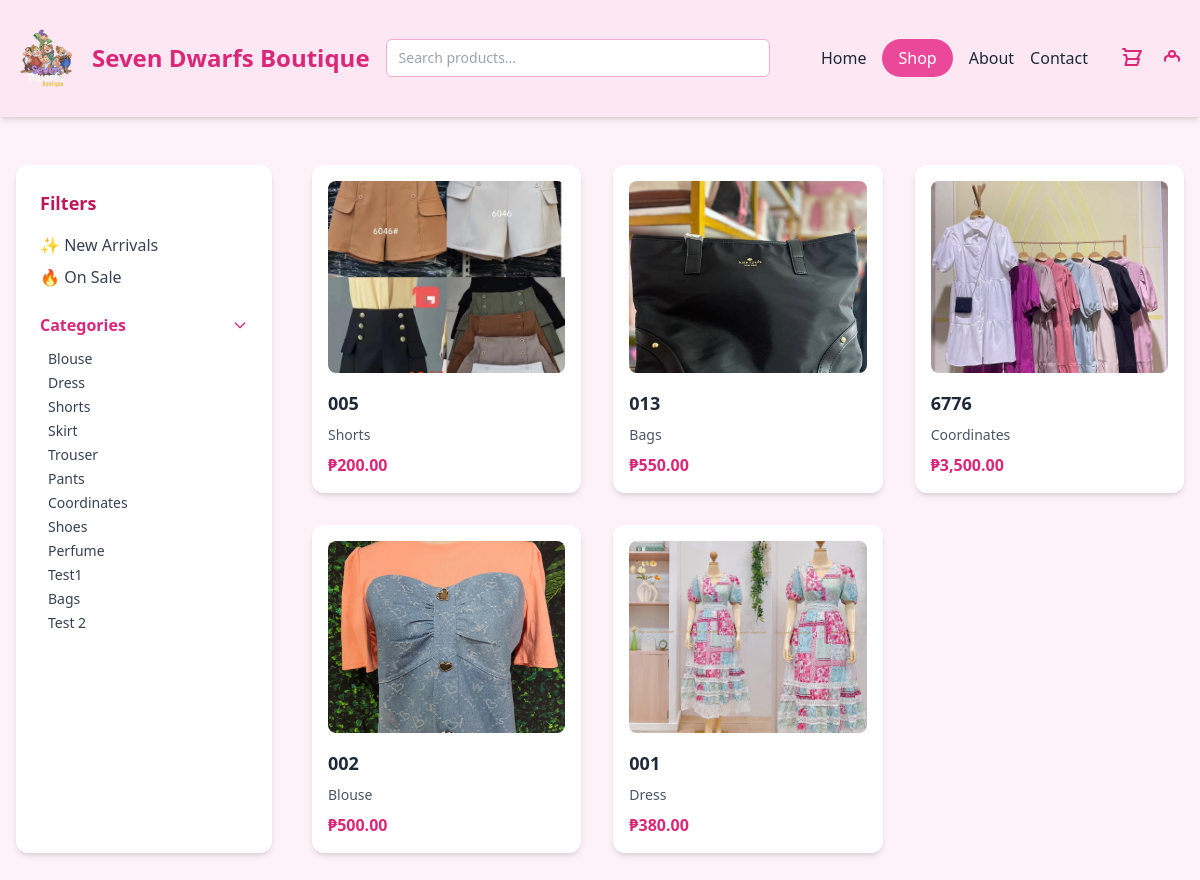
Before: /customerside/shop.php with the older database file.
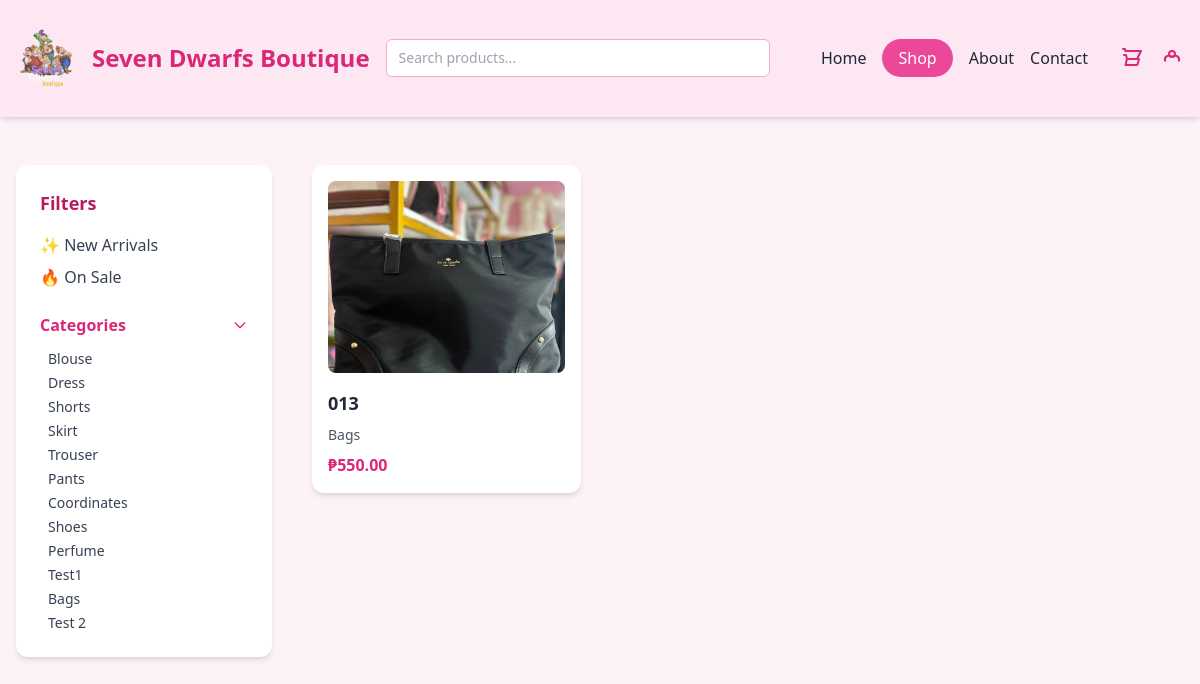
After: the same page with the newer database file.
### tables this page shows
CREATE TABLE `products` (
  `product_id` int(11) NOT NULL,
  `product_name` varchar(255) DEFAULT NULL,
  `description` text DEFAULT NULL,
  `price_id` int(11) DEFAULT NULL,
  `stocks` int(11) DEFAULT NULL,
  `category_id` int(11) DEFAULT NULL,
  `image_url` text DEFAULT NULL,
  `created_at` timestamp NOT NULL DEFAULT current_timestamp(),
  `supplier_id` int(11) DEFAULT NULL,
  `supplier_price` decimal(10,2) NOT NULL,
  `revenue` decimal(10,2) GENERATED ALWAYS AS (`price_id` - `supplier_price`) STORED,
  `sizes` varchar(255) DEFAULT NULL,
  `colors` varchar(255) DEFAULT NULL
);

CREATE TABLE `categories` (
  `category_id` int(11) NOT NULL,
  `category_code` varchar(10) DEFAULT NULL,
  `category_name` varchar(100) NOT NULL
);

### customerside/shop.php (the view, shortened to what the changed rows need)
<?php
$conn = new mysqli("localhost", "root", "", "dbms");
$categories = [];
$sql = "SELECT category_name FROM categories";
$result = mysqli_query($conn, $sql);
if ($result && mysqli_num_rows($result) > 0) {
    while ($row = mysqli_fetch_assoc($result)) {
        $categories[] = $row['category_name'];
    }
} else {
}
$selectedCategory = isset($_GET['category']) ? $_GET['category'] : null;
$sort = isset($_GET['sort']) ? $_GET['sort'] : 'latest';
$sql = "SELECT p.product_name, p.description, p.price_id AS price, p.image_url, c.category_name, p.product_id
FROM products p
JOIN categories c ON p.category_id = c.category_id
WHERE p.stocks > 0";
switch ($sort) {
default:
$sql .= " ORDER BY p.product_id DESC";
}
$stmt = $conn->prepare($sql);
$stmt->execute();
$result = $stmt->get_result();
?>
<!DOCTYPE html>
<html lang="en">
<head>
  <script src="https://cdn.tailwindcss.com"></script>
</head>
<body class="bg-pink-50 text-gray-800" x-data="{ showLogin: false, showSignup: false, cartCount: 0 }" @keydown.escape.window="showLogin = false; showSignup = false">
  <nav class="bg-pink-100 shadow-md">
    <div class="max-w-7xl mx-auto px-4 py-4 flex flex-wrap items-center justify-between gap-4">
      <div class="flex flex-1 items-center gap-4">
        <h1 class="text-2xl font-bold text-pink-600 whitespace-nowrap">Seven Dwarfs Boutique</h1>
      </div>
</nav>
<section class="max-w-7xl mx-auto px-4 py-12 flex gap-10">
  <aside class="w-64 bg-white rounded-xl shadow-md p-6">
    <div class="mt-6">
      <ul class="mt-3 pl-2 text-sm text-gray-700 space-y-1">
        <?php foreach ($categories as $cat): ?>
          <li>
            <a href="shop.php?category=<?= urlencode($cat) ?>"
              class="<?= $selectedCategory === $cat ? 'text-pink-600 font-semibold' : 'hover:text-pink-500' ?>">
              <?= $cat ?>
            </a>
          </li>
        <?php endforeach; ?>
      </ul>
    </div>
  </aside>
  <div class="flex-1">
    <div class="grid grid-cols-1 sm:grid-cols-2 md:grid-cols-3 gap-8">
      <?php if ($result && $result->num_rows > 0): ?>
        <?php while ($product = $result->fetch_assoc()): ?>
          <div class="bg-white rounded-xl shadow-md p-4 transform transition-transform duration-300 hover:scale-105 hover:-translate-y-2 hover:shadow-lg">
            <a href="product_detail.php?product_id=<?php echo $product['product_id']; ?>" class="block">
              <img src="<?php echo $product['image_url']; ?>" alt="<?php echo htmlspecialchars($product['product_name']); ?>" class="w-full h-48 object-cover rounded-lg mb-4">
              <h4 class="text-lg font-semibold"><?php echo htmlspecialchars($product['product_name']); ?></h4>
              <p class="text-sm text-gray-600 mt-2"><?php echo htmlspecialchars($product['category_name']); ?></p>
              <p class="font-semibold text-pink-600 mt-2">₱<?php echo number_format($product['price'], 2); ?></p>
            </a>
          </div>
        <?php endwhile; ?>
      <?php else: ?>
        <p class="text-gray-500 text-lg">No products found.</p>
      <?php endif; ?>
    </div>
  </div>
</section>

Changed rows visible on the page:
no longer on this page (row edited): products: image_url (picture), product_name "005", category.category_name "Shorts", price "200.00"
no longer on this page (row edited): products: image_url+product_name (picture), product_name "6776", category.category_name "Coordinates", price "3,500.00"
no longer on this page (row edited): products: image_url (picture), product_name "002", category.category_name "Blouse", price "500.00"
no longer on this page (row edited): products: image_url (picture), product_name "001", category.category_name "Dress", price "380.00"
